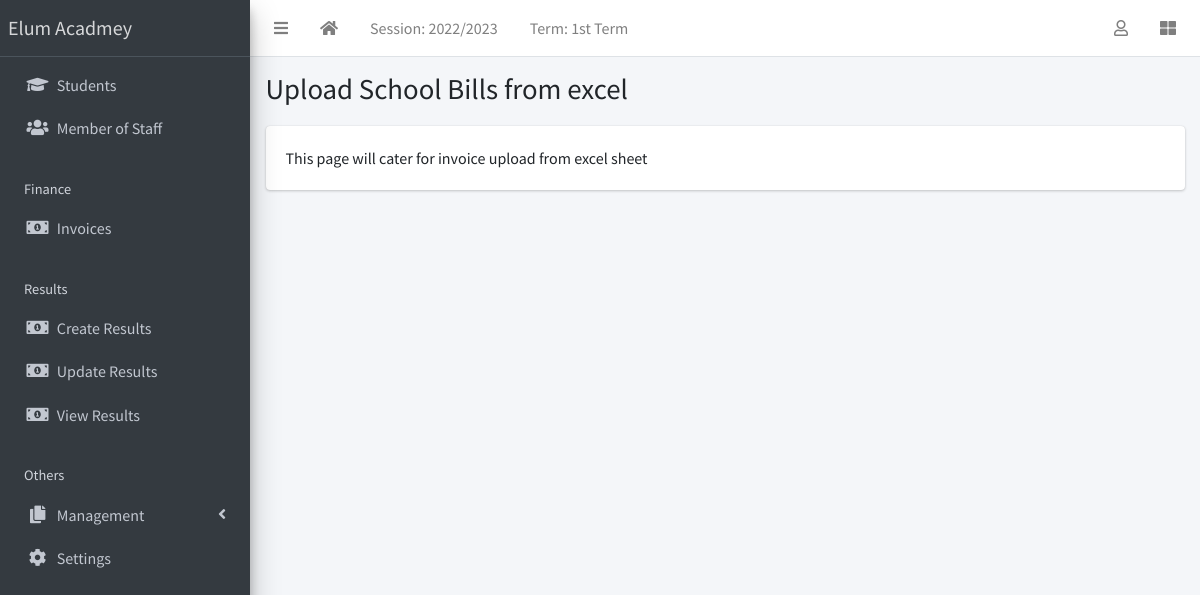
Page /finance/bulk-invoice/ (signed in) on the committed database.
### apps/corecode/models.py (models this page shows, shortened)
class AcademicSession(models.Model):
    name = models.CharField(max_length=200, unique=True)
    current = models.BooleanField(default=True)
    class Meta:
        ordering = ["-name"]

class AcademicTerm(models.Model):
    name = models.CharField(max_length=20, unique=True)
    current = models.BooleanField(default=True)
    class Meta:
        ordering = ["name"]

class SiteConfig(models.Model):
    key = models.SlugField()
    value = models.CharField(max_length=200)

### apps/finance/views.py (the view)
# urls.py: path("bulk-invoice/", bulk_invoice, name="bulk-invoice"),
@login_required
def bulk_invoice(request):
    return render(request, "finance/bulk_invoice.html")

### apps/corecode/context_processors.py (called while the page is built)
def site_defaults(request):
    current_session = AcademicSession.objects.get(current=True)
    current_term = AcademicTerm.objects.filter(current=True).first()
    vals = SiteConfig.objects.all()
    contexts = {
        "current_session": current_session.name,
        "current_term": current_term.name,
    }
    for val in vals:
        contexts[val.key] = val.value
    return contexts

### apps/finance/templates/finance/bulk_invoice.html
{% extends 'base.html' %}
{% block title %}
Upload School Bills from excel
{% endblock title %}
{% block content %}
This page will cater for invoice upload from excel sheet
{% endblock content %}

### templates/base.html (shortened to what this page needs)
{% load static %}
<!DOCTYPE html>
<html lang="en">
<head>
  <link rel="stylesheet" href="{% static 'plugins/fontawesome-free/css/all.min.css' %}">
  <link rel="stylesheet" href="{% static 'plugins/toastr/toastr.min.css' %}">
  <link rel="stylesheet"
    href="{% static 'plugins/overlayScrollbars/css/OverlayScrollbars.min.css' %}">
  <link rel="stylesheet" href="{% static 'plugins/Datatables/datatables.min.css' %}" />
  <link rel="stylesheet" href="{% static 'dist/css/adminlte.min.css' %}">
</head>
<body
  class="hold-transition sidebar-mini layout-fixed layout-navbar-fixed layout-footer-fixed">
  <div class="wrapper">
    <nav class="main-header navbar navbar-expand navbar-white navbar-light">
      <ul class="navbar-nav">
        <li class="nav-item">
          <a class="nav-link" data-widget="pushmenu" href="#" role="button"><i
              class="fas fa-bars"></i></a>
        </li>
        <li class="nav-item d-none d-sm-inline-block">
          <a href="{% url 'home' %} " class="nav-link"><i class="fa fa-home"></i></a>
        </li>
        <li class="nav-item d-none d-sm-inline-block">
          <a href="{% url 'current-session' %}" class="nav-link">Session: {{ current_session }}</a>
        </li>
        <li class="nav-item d-none d-sm-inline-block">
          <a href="{% url 'current-session' %}" class="nav-link">Term: {{ current_term }}</a>
        </li>
      </ul>
      <ul class="navbar-nav ml-auto">
        <li class="nav-item dropdown">
          <a class="nav-link" data-toggle="dropdown" href="#">
            <i class="far fa-user"></i>
          </a>
        </li>
        <li class="nav-item">
          <a class="nav-link" data-widget="control-sidebar" data-slide="true"
            href="#" role="button"><i class="fas fa-th-large"></i></a>
        </li>
      </ul>
    </nav>
    <aside class="main-sidebar sidebar-dark-primary elevation-4">
      <a href="{% url 'home' %}" class="brand-link">{{ school_name | default:"MySchool" }}</a>
      <div class="sidebar">
        <nav class="mt-2">
          <ul class="nav nav-pills nav-sidebar flex-column"
            data-widget="treeview" role="menu" data-accordion="false">
            <li class="nav-item">
              <a href="{% url 'student-list' %}" class="nav-link">
                <i class="nav-icon fas fa-graduation-cap"></i>
                <p>
                  Students
                </p>
              </a>
            </li>
            <li class="nav-item">
              <a href="{% url 'staff-list' %}" class="nav-link">
                <i class="nav-icon fas fa-users"></i>
                <p>
                  Member of Staff
                </p>
              </a>
            </li>
            <li class="nav-header">Finance</li>
            <li class="nav-item">
              <a href="{% url 'invoice-list' %}" class="nav-link">
                <i class="nav-icon fas fa-money-bill-alt"></i>
                <p>
                  Invoices
                </p>
              </a>
            </li>
            <li class="nav-header">Results</li>
            <li class="nav-item">
              <a href="{% url 'create-result' %}" class="nav-link">
                <i class="nav-icon fas fa-money-bill-alt"></i>
                <p>
                  Create Results
                </p>
              </a>
            </li>
            <li class="nav-item">
              <a href="{% url 'edit-results' %}" class="nav-link">
                <i class="nav-icon fas fa-money-bill-alt"></i>
                <p>
                  Update Results
                </p>
              </a>
            </li>
            <li class="nav-item">
              <a href="{% url 'view-results' %}" class="nav-link">
                <i class="nav-icon fas fa-money-bill-alt"></i>
                <p>
                  View Results
                </p>
              </a>
            </li>
            <li class="nav-header">Others</li>
            <li class="nav-item has-treeview">
              <a href="#" class="nav-link">
                <i class="nav-icon fas fa-copy"></i>
                <p>
                  Management
                  <i class="fas fa-angle-left right"></i>
                </p>
              </a>
            </li>
            <li class="nav-item">
              <a href="{% url 'configs' %}" class="nav-link">
                <i class="nav-icon fas fa-cog"></i>
                <p>
                  Settings
                </p>
              </a>
            </li>
          </ul>
        </nav>
      </div>
    </aside>
    <div class="content-wrapper">
      <section class="content-header">
        <div class="container-fluid">
          <div class="row mb-1">
            <div class="col-sm-8">
              <h1>{% block title %}{% endblock title %}</h1>
            </div>
            <div class="col-sm-4">
            </div>
          </div>
        </div>
      </section>
      <section class="content">
        <div class="container-fluid">
          <div class="row">
            <div class="col-md-12">
              {% block fullcard %}
              <div class="card">
                <div class="card-body">
                  <div class="row">
                    <div class="col">
                      {% block content %}
                      {% endblock content %}
                    </div>
                  </div>
                </div>
              </div>
              {% endblock fullcard %}
            </div>
          </div>
        </div>
      </section>
    </div>
  </div>
</body>
</html>

### rows in the picture
AcademicSession: name "2022/2023"
AcademicTerm: name "1st Term"
SiteConfig: value "Elum Acadmey"
